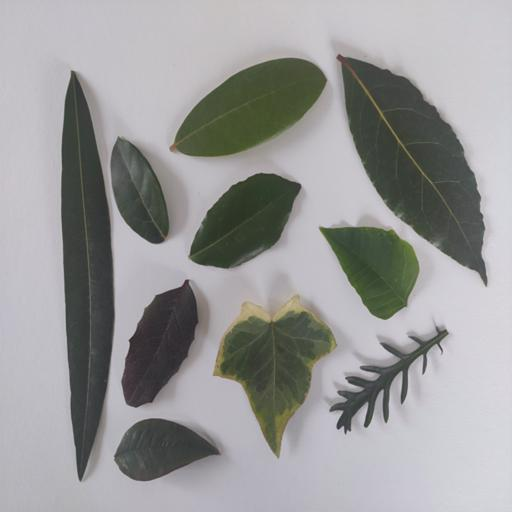
%> input picture enhanced_images/1-134_corrected.jpg, 512 x 512 px
$ octave --eval "result = enhancement(imread('enhanced_images/1-134_corrected.jpg'));"   (GNU Octave 9; MATLAB toolbox functions it lacks are replaced by stand-ins)
%> lines starting %> are read from the running program, lines starting %| are printed output that depends on the picture
function [imgEnhanced] = enhancement(imgRGB)
    % Convertiamo l'immagine in double per garantire precisione
    imgDouble = im2double(imgRGB);

    % Separazione dei canali R, G e B
    R = imgDouble(:,:,1);
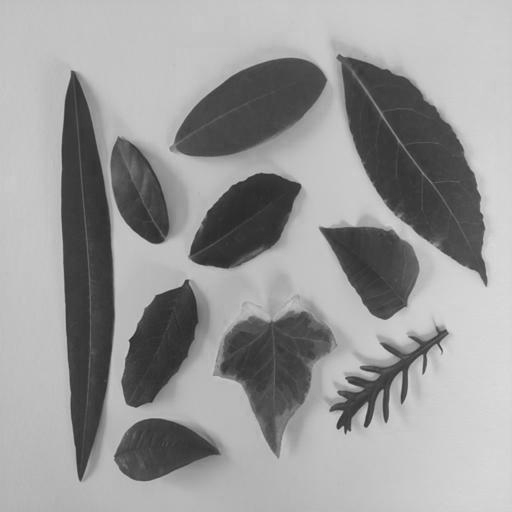
%> R: size 512x512 double; min 0.161, max 0.886, mean 0.601
    G = imgDouble(:,:,2);
    B = imgDouble(:,:,3);
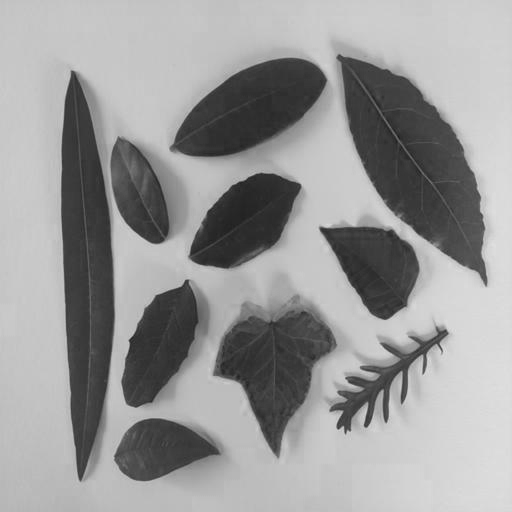
%> B: size 512x512 double; min 0.0784, max 0.89, mean 0.6

    % Applicazione del filtro mediano a ciascun canale prima del calcolo di ExG
    R_filt = medfilt2(R, [7, 7]);
    G_filt = medfilt2(G, [7, 7]);
    B_filt = medfilt2(B, [7, 7]);

    % Calcolo dell'indice ExG (Excess Green)
    ExG = 2 * G_filt - R_filt - B_filt;
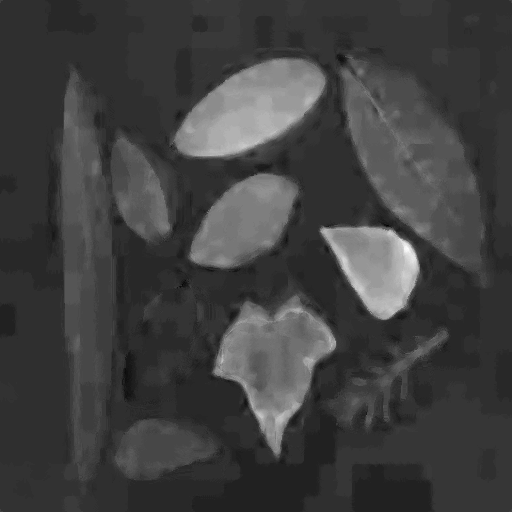
%> ExG: size 512x512 double; min -0.106, max 0.314, mean 0.000307; drawn with min black and max white

    % Normalizzazione dell'ExG
    ExG_norm = (ExG - min(ExG(:))) / (max(ExG(:)) - min(ExG(:)));

    % Miglioramento del contrasto
    imgEnhanced = imadjust(ExG_norm);
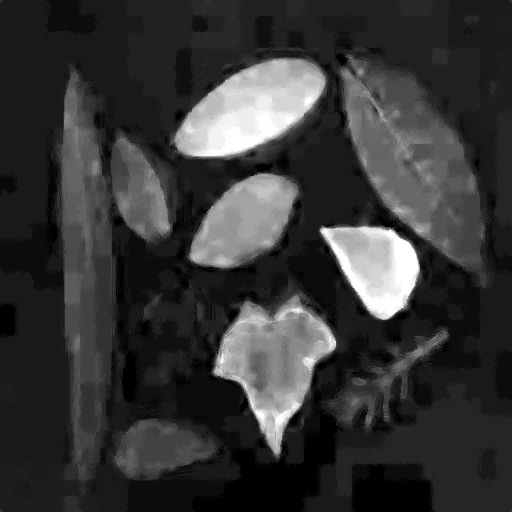
%> imgEnhanced: size 512x512 double; min 0, max 1, mean 0.214
end

$ run again, on enhanced_images/10-134_corrected.jpg
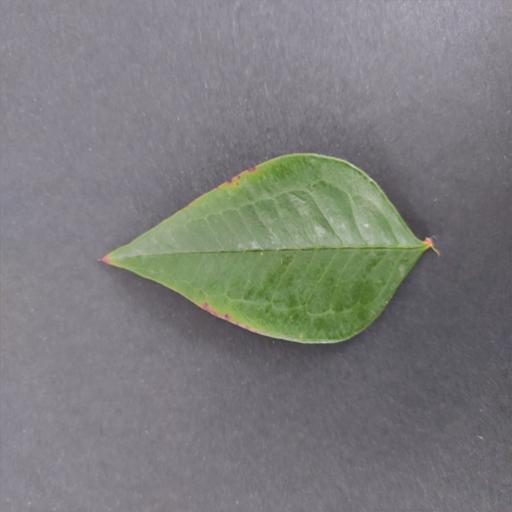
%> input picture enhanced_images/10-134_corrected.jpg, 512 x 512 px
%> in enhancement, `ExG = 2 * G_filt - R_filt - B_filt;`:
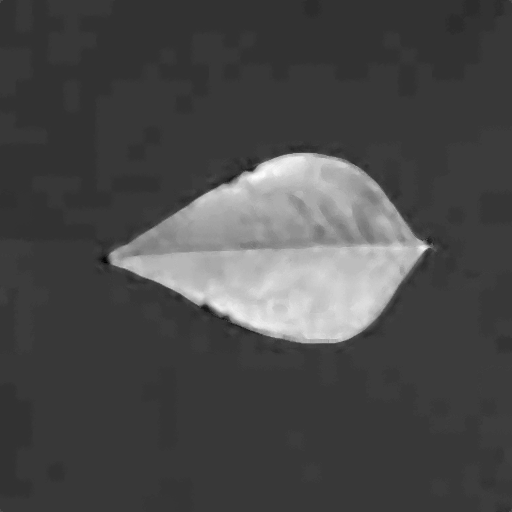
%> ExG: size 512x512 double; min -0.184, max 0.475, mean 0.00535; drawn with min black and max white
%> in enhancement, `imgEnhanced = imadjust(ExG_norm);`:
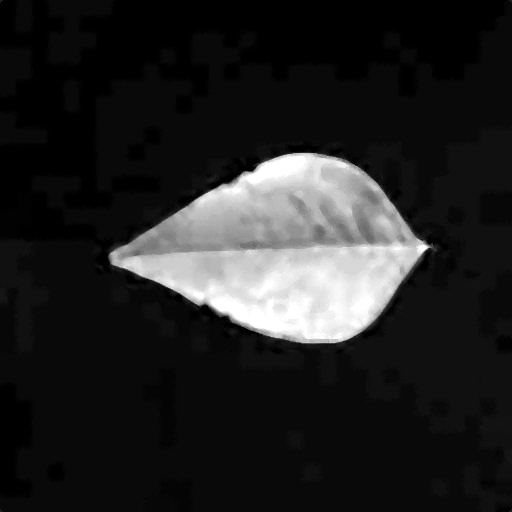
%> imgEnhanced: size 512x512 double; min 0, max 1, mean 0.141

$ run again, on enhanced_images/100-134_corrected.jpg
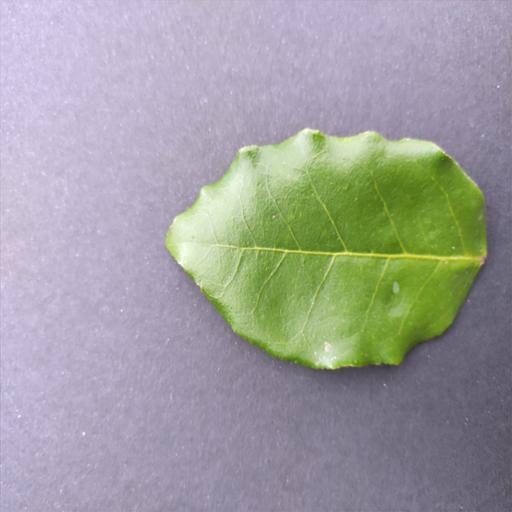
%> input picture enhanced_images/100-134_corrected.jpg, 512 x 512 px
%> in enhancement, `B = imgDouble(:,:,3);`:
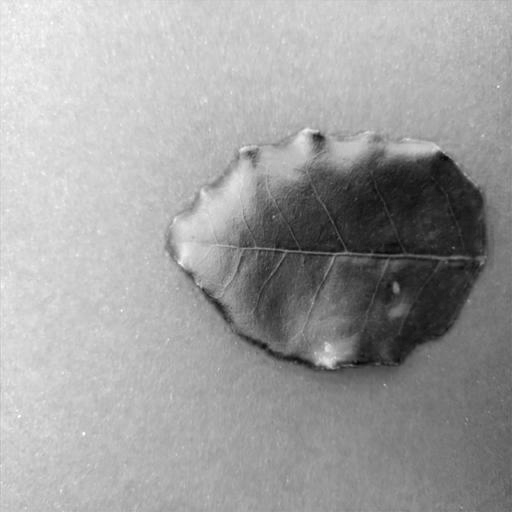
%> B: size 512x512 double; min 0.0157, max 1, mean 0.625
%> in enhancement, `imgEnhanced = imadjust(ExG_norm);`:
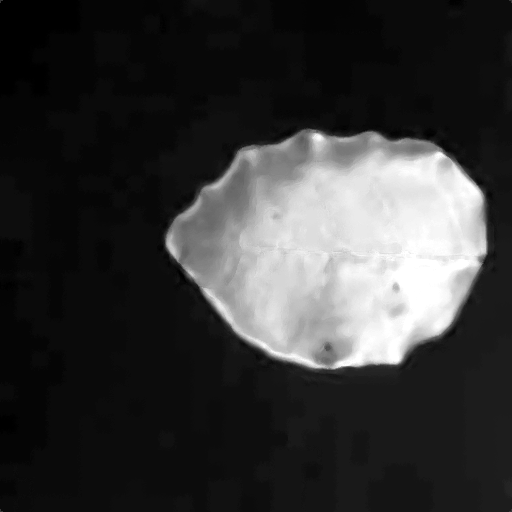
%> imgEnhanced: size 512x512 double; min 0, max 1, mean 0.215
